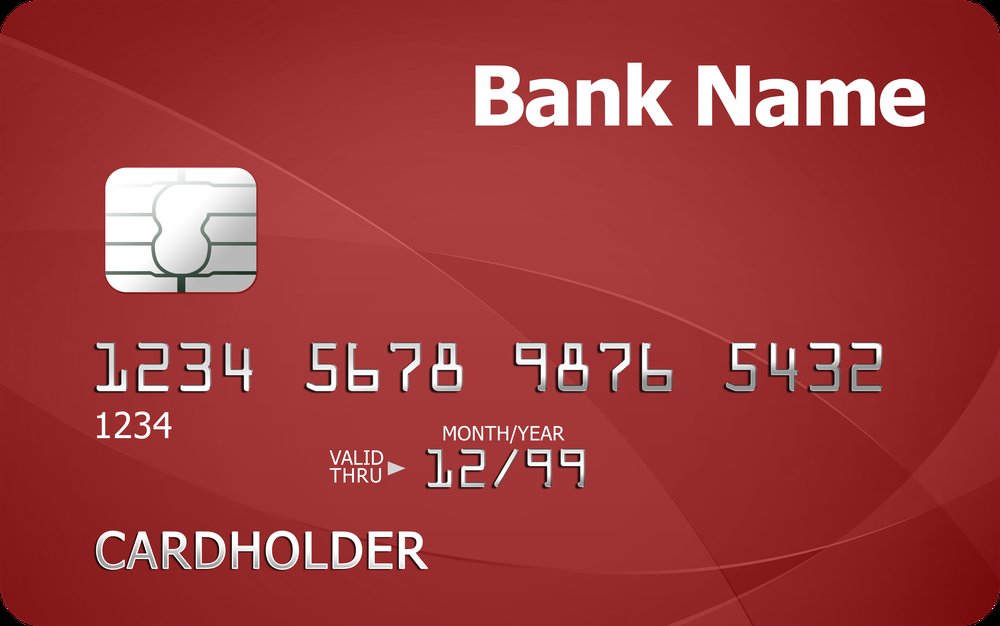
#> input picture pngimg2.png, 1000 x 626 px, shrunk from 4732 x 2962 before the run
$ python -i preprocess.py   (imports and definitions only)   (older library calls are emulated)
#> lines starting #> are read from the running program, lines starting #| are printed output that depends on the picture; after the words box and inside, x2 and y2 are one past the last pixel; in counts of white or black regions, pixels touching at a corner belong together
from __future__ import annotations

from dataclasses import dataclass
from typing import Dict, Tuple

import cv2
import numpy as np


@dataclass
class PreprocessOutput:
    image: np.ndarray
    roi_bbox: Tuple[int, int, int, int]
    forward_matrix: np.ndarray | None
    inverse_matrix: np.ndarray | None
    used_warp: bool
    trace: Dict[str, object]


def preprocess_document_region(
    image: np.ndarray,
    bbox: Tuple[float, float, float, float] | None = None,
    padding_ratio: float = 0.08,
) -> PreprocessOutput:
    height, width = image.shape[:2]
    x1, y1, x2, y2 = (0, 0, width, height)
    if bbox is not None:
        x1, y1, x2, y2 = _clamp_box(bbox, width, height)
        pad_w = int((x2 - x1) * padding_ratio)
        pad_h = int((y2 - y1) * padding_ratio)
        x1 = max(0, x1 - pad_w)
        y1 = max(0, y1 - pad_h)
        x2 = min(width, x2 + pad_w)
        y2 = min(height, y2 + pad_h)
    roi = image[y1:y2, x1:x2].copy()
    forward_matrix = None
    inverse_matrix = None
    used_warp = False

    warped, forward_matrix, inverse_matrix, used_warp = _warp_roi(roi)
    processed, trace = _normalize_image(warped)
    quality = _quality_metrics(roi if not used_warp else warped)
    trace.update(
        {
            "roi_bbox": (x1, y1, x2, y2),
            "used_warp": used_warp,
            "quality": quality,
        }
    )

    return PreprocessOutput(
        image=processed,
        roi_bbox=(x1, y1, x2, y2),
        forward_matrix=forward_matrix,
        inverse_matrix=inverse_matrix,
        used_warp=used_warp,
        trace=trace,
    )


# [19 lines left out: functions map_page_box_to_normalized, map_normalized_box_to_page, not called in this run]


def _warp_roi(roi: np.ndarray):
    gray = cv2.cvtColor(roi, cv2.COLOR_BGR2GRAY) if roi.ndim == 3 else roi
    blur = cv2.GaussianBlur(gray, (5, 5), 0)
    edges = cv2.Canny(blur, 40, 120)
    contours, _ = cv2.findContours(edges, cv2.RETR_LIST, cv2.CHAIN_APPROX_SIMPLE)
    contours = sorted(contours, key=cv2.contourArea, reverse=True)

    forward_matrix = None
    inverse_matrix = None
    used_warp = False
    if not contours:
        return roi, forward_matrix, inverse_matrix, used_warp

    for contour in contours[:5]:
        perimeter = cv2.arcLength(contour, True)
        approx = cv2.approxPolyDP(contour, 0.02 * perimeter, True)
        if len(approx) != 4:
            continue
        pts = approx.reshape(4, 2).astype(np.float32)
        ordered = _order_points(pts)
        (tl, tr, br, bl) = ordered
        width_top = np.linalg.norm(tr - tl)
        width_bottom = np.linalg.norm(br - bl)
        height_left = np.linalg.norm(bl - tl)
        height_right = np.linalg.norm(br - tr)
        max_width = int(max(width_top, width_bottom))
        max_height = int(max(height_left, height_right))
        if max_width < 10 or max_height < 10:
            continue
        dst = np.array(
            [[0, 0], [max_width - 1, 0], [max_width - 1, max_height - 1], [0, max_height - 1]],
            dtype=np.float32,
        )
        forward_matrix = cv2.getPerspectiveTransform(ordered, dst)
        inverse_matrix = cv2.getPerspectiveTransform(dst, ordered)
        warped = cv2.warpPerspective(roi, forward_matrix, (max_width, max_height))
        used_warp = True
        return warped, forward_matrix, inverse_matrix, used_warp

    return roi, forward_matrix, inverse_matrix, used_warp


def _normalize_image(warped: np.ndarray) -> Tuple[np.ndarray, Dict[str, object]]:
    gray = cv2.cvtColor(warped, cv2.COLOR_BGR2GRAY) if warped.ndim == 3 else warped
    clahe = cv2.createCLAHE(clipLimit=2.0, tileGridSize=(8, 8))
    enhanced = clahe.apply(gray)
    denoised = cv2.fastNlMeansDenoising(enhanced, None, h=3, templateWindowSize=7, searchWindowSize=21)

    method = "adaptive_gaussian"
    try:
        thresh = cv2.adaptiveThreshold(
            denoised,
            255,
            cv2.ADAPTIVE_THRESH_GAUSSIAN_C,
            cv2.THRESH_BINARY,
            31,
            5,
        )
    except Exception:
        method = "otsu"
        _, thresh = cv2.threshold(denoised, 0, 255, cv2.THRESH_BINARY + cv2.THRESH_OTSU)
    final = cv2.bitwise_and(denoised, thresh)

    blur_score = float(cv2.Laplacian(denoised, cv2.CV_64F).var())
    skew_angle = _estimate_skew(denoised)

    trace = {
        "blur_score": blur_score,
        "skew_angle": skew_angle,
        "used_threshold": True,
        "threshold_method": method,
    }
    return final, trace


def _estimate_skew(image: np.ndarray) -> float:
    edges = cv2.Canny(image, 50, 150)
    lines = cv2.HoughLinesP(edges, 1, np.pi / 180.0, threshold=60, minLineLength=image.shape[1] * 0.5, maxLineGap=20)
    if lines is None:
        return 0.0
    angles = []
    for line in lines[:20]:
        x1, y1, x2, y2 = line[0]
        angle = np.degrees(np.arctan2(y2 - y1, x2 - x1))
        if -45 <= angle <= 45:
            angles.append(angle)
    if not angles:
        return 0.0
    return float(np.median(angles))


def _quality_metrics(image: np.ndarray) -> Dict[str, object]:
    if image.ndim == 2:
        color = cv2.cvtColor(image, cv2.COLOR_GRAY2BGR)
    else:
        color = image
    hsv = cv2.cvtColor(color, cv2.COLOR_BGR2HSV)
    lower1 = np.array([0, 30, 60], dtype=np.uint8)
    upper1 = np.array([25, 160, 255], dtype=np.uint8)
    lower2 = np.array([160, 30, 60], dtype=np.uint8)
    upper2 = np.array([180, 160, 255], dtype=np.uint8)
    mask1 = cv2.inRange(hsv, lower1, upper1)
    mask2 = cv2.inRange(hsv, lower2, upper2)
    skin_mask = cv2.bitwise_or(mask1, mask2)
    skin_ratio = float(cv2.countNonZero(skin_mask)) / float(skin_mask.size or 1)

    gray = cv2.cvtColor(color, cv2.COLOR_BGR2GRAY)
    dark_ratio = float(np.sum(gray < 25)) / float(gray.size or 1)
    bright_ratio = float(np.sum(gray > 230)) / float(gray.size or 1)
    occlusion_ratio = max(skin_ratio, dark_ratio)

    return {
        "skin_ratio": round(skin_ratio, 4),
        "dark_ratio": round(dark_ratio, 4),
        "bright_ratio": round(bright_ratio, 4),
        "occlusion_ratio": round(occlusion_ratio, 4),
        "occlusion_suspected": occlusion_ratio > 0.12,
    }


# [32 lines left out: functions _order_points, _bbox_to_points, _points_to_bbox, _clamp_box, not called in this run]


__all__ = [
    "PreprocessOutput",
    "preprocess_document_region",
    "map_page_box_to_normalized",
    "map_normalized_box_to_page",
]

>>> import cv2
>>> picture = cv2.imread('../../pngimg2.png')
#> picture is the input picture: shape (626, 1000, 3); mean B, G, R 60.5, 59.6, 157.8
>>> result = preprocess_document_region(picture)
#> in _warp_roi, `edges = cv2.Canny(blur, 40, 120)`:
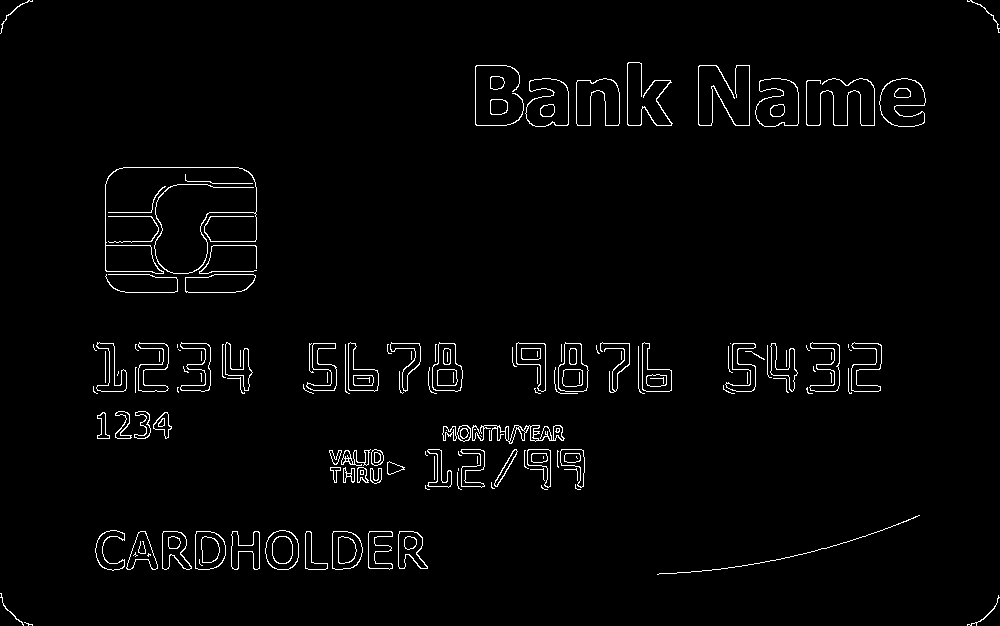
#> edges: shape (626, 1000); 2.2% white in thin lines or dots
#> in _warp_roi, `contours, _ = cv2.findContours(edges, cv2.RETR_LIST, cv2.CHAIN_APPROX_..`: contours = 257 contours, 99 with area under 20; largest, box (x1, y1, x2, y2) and area: (755, 78, 799, 127) 1616, (525, 78, 569, 127) 1612, (755, 78, 799, 127) 1592, (525, 78, 569, 127) 1581, (879, 78, 926, 127) 1575
#> the loop in _warp_roi, `for contour in contours[:5]:` made 5 passes
#> perimeter on passes 1 to 5: 216.2, 215.1, 214.5, 214.4, 224
#> in preprocess_document_region, `warped, forward_matrix, inverse_matrix, used_warp = _warp_roi(roi)`: used_warp = False
#> in _normalize_image, `enhanced = clahe.apply(gray)`:
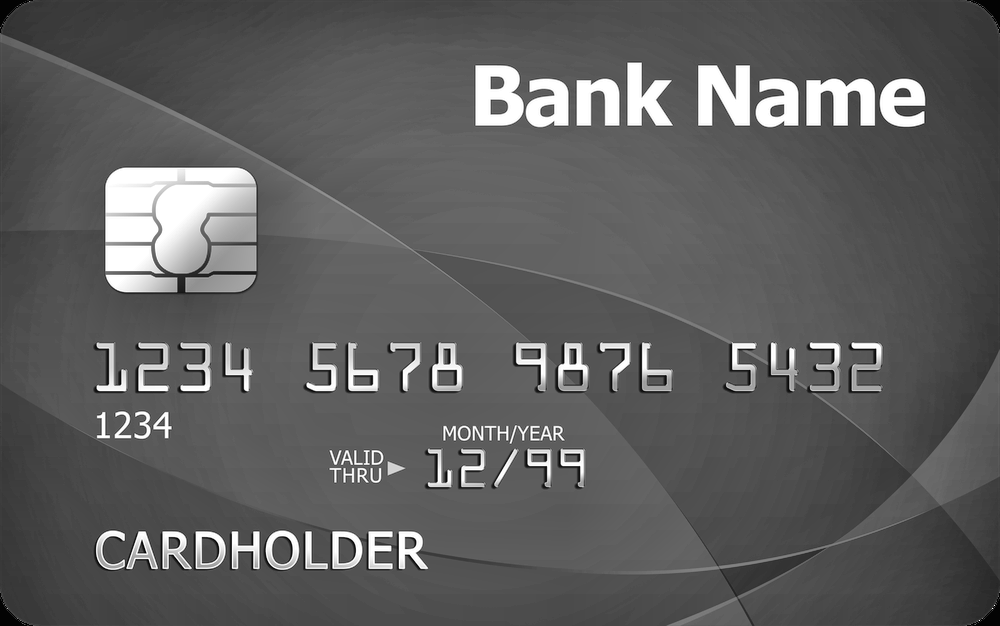
#> enhanced: shape (626, 1000); min 2, max 255, mean 94
#> in _normalize_image, `thresh = cv2.adaptiveThreshold( denoised, 255, cv2.ADAPTIVE_THRESH_GAU..`:
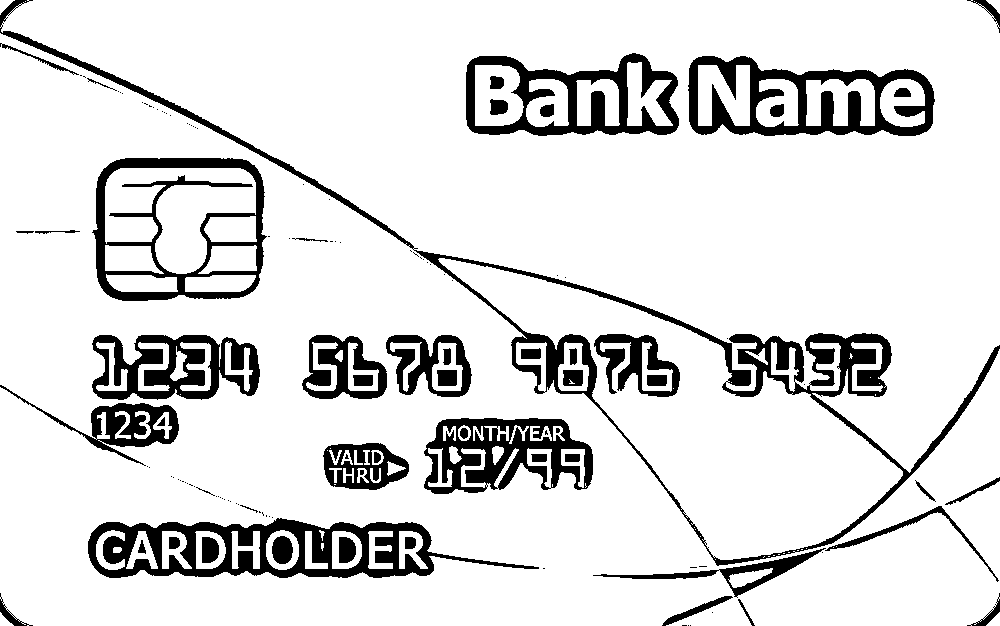
#> thresh: shape (626, 1000); 86.8% white; 127 black regions (76 under 20 px), largest, box (x1, y1, x2, y2) and area: (0, 0, 1000, 566) 15481, (88, 518, 539, 578) 10628, (688, 56, 935, 136) 8172
#> in _normalize_image, `final = cv2.bitwise_and(denoised, thresh)`:
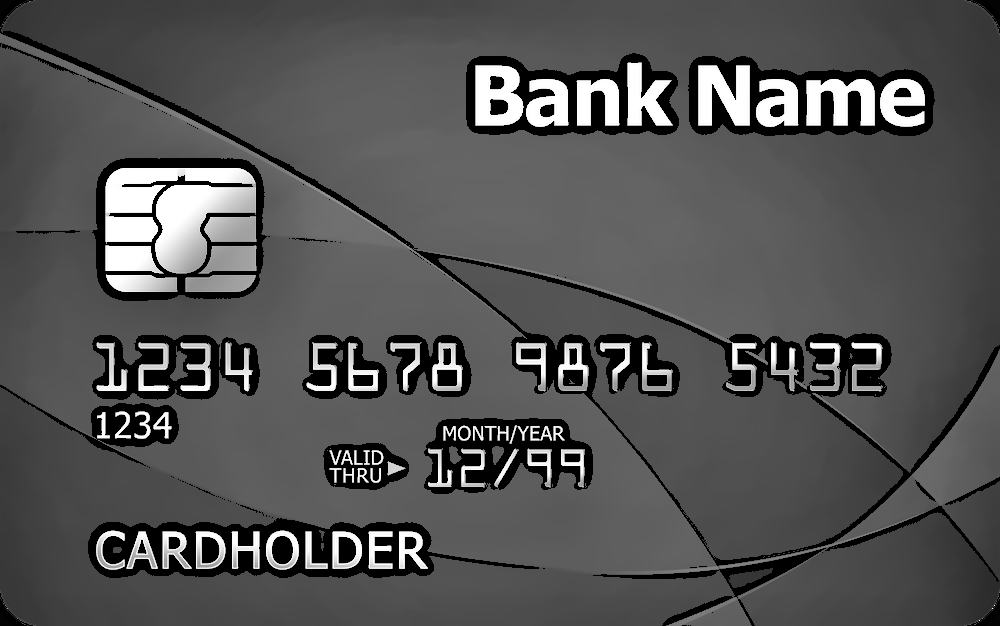
#> final: shape (626, 1000); min 0, max 255, mean 83.4
#> in _normalize_image, `blur_score = float(cv2.Laplacian(denoised, cv2.CV_64F).var())`: blur_score = 825.1
#> in _estimate_skew, `edges = cv2.Canny(image, 50, 150)`:
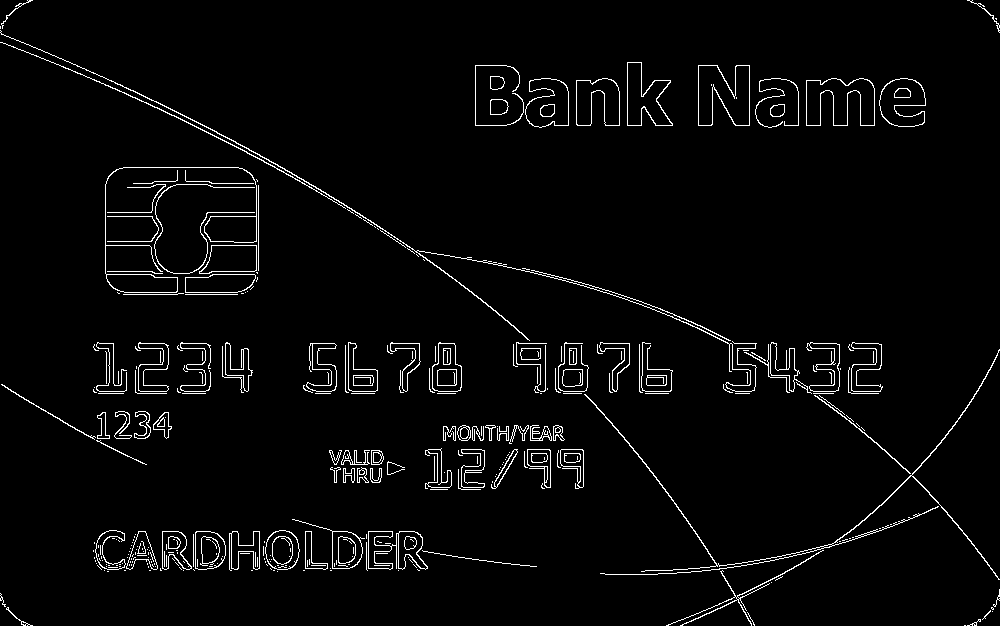
#> edges: shape (626, 1000); 3.1% white in thin lines or dots
#> in _estimate_skew, `lines = cv2.HoughLinesP(edges, 1, np.pi / 180.0, threshold=60, minLine..`: lines = None
#> in _normalize_image, `skew_angle = _estimate_skew(denoised)`: skew_angle = 0
#> in _normalize_image, `trace = { "blur_score": blur_score, "skew_angle": skew_angle, "used_th..`: trace = {'blur_score': 825.1, 'skew_angle': 0, 'used_threshold': True, 'threshold_method': 'adaptive_gaussian'}
#> in _quality_metrics, `hsv = cv2.cvtColor(color, cv2.COLOR_BGR2HSV)`: hsv: shape (626, 1000, 3); mean H, S, V 2.8, 165.8, 157.8
#> in _quality_metrics, `mask1 = cv2.inRange(hsv, lower1, upper1)`: mask1: shape (626, 1000); 2.2% white; 1193 white regions (1132 under 20 px), largest, box (x1, y1, x2, y2) and area: (193, 123, 523, 336) 6595, (419, 250, 733, 344) 797, (720, 536, 861, 568) 224
#> in _quality_metrics, `mask2 = cv2.inRange(hsv, lower2, upper2)`:
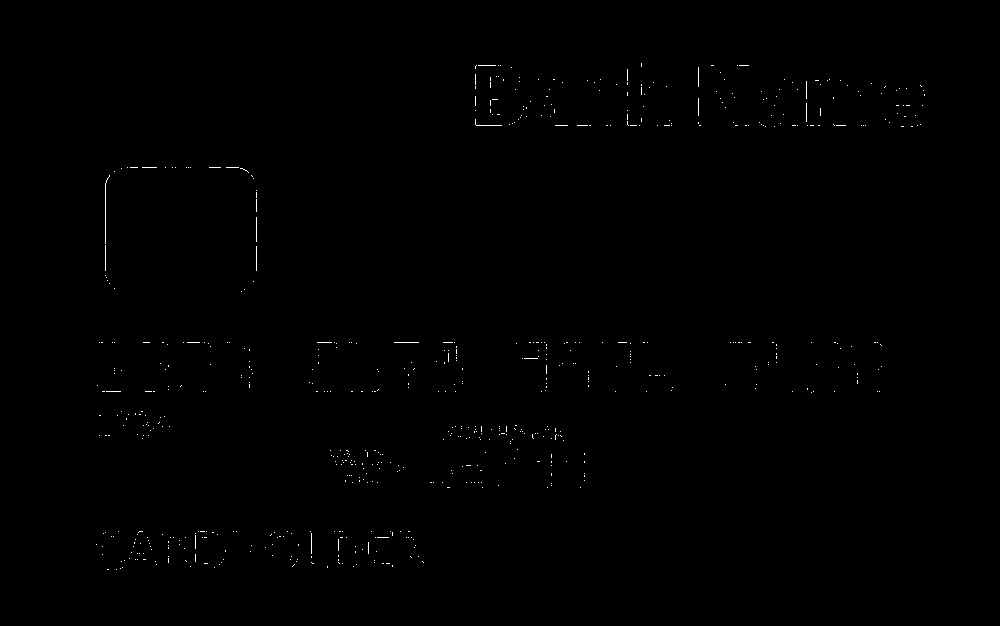
#> mask2: shape (626, 1000); 0.25% white in thin lines or dots, all inside (x1, y1, x2, y2) = (96, 63, 925, 570)
#> in _quality_metrics, `skin_mask = cv2.bitwise_or(mask1, mask2)`:
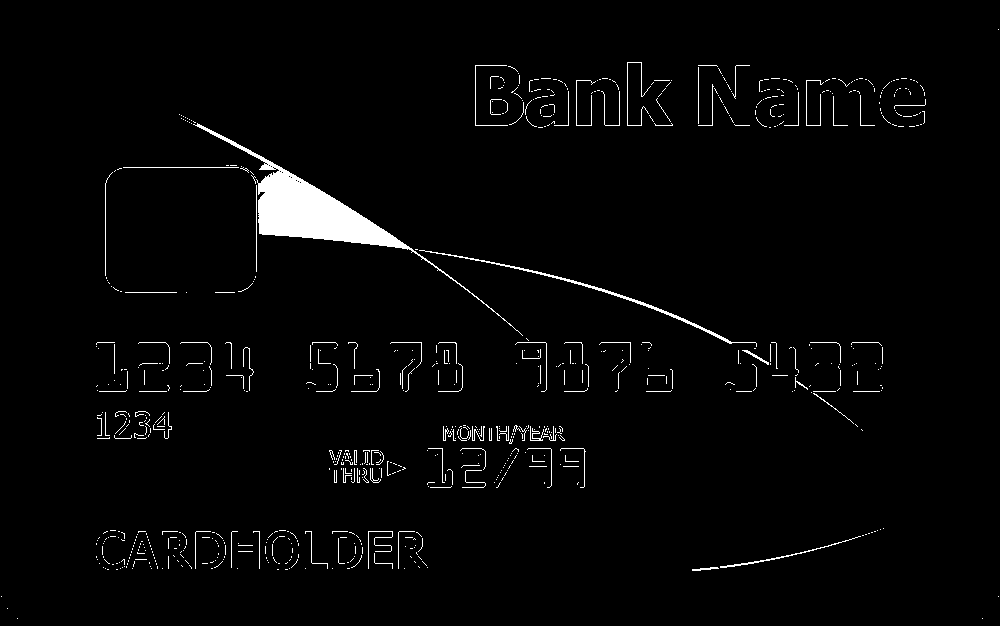
#> skin_mask: shape (626, 1000); 2.4% white; 776 white regions (670 under 20 px), largest, box (x1, y1, x2, y2) and area: (193, 123, 523, 336) 6595, (419, 250, 757, 347) 825, (720, 536, 861, 568) 224
#> in _quality_metrics, `skin_ratio = float(cv2.countNonZero(skin_mask)) / float(skin_mask.size..`: skin_ratio = 0.024
#> in _quality_metrics, `dark_ratio = float(np.sum(gray < 25)) / float(gray.size or 1)`: dark_ratio = 0.005
#> in _quality_metrics, `bright_ratio = float(np.sum(gray > 230)) / float(gray.size or 1)`: bright_ratio = 0.0514
#> in _quality_metrics, `occlusion_ratio = max(skin_ratio, dark_ratio)`: occlusion_ratio = 0.024
#> in preprocess_document_region, `quality = _quality_metrics(roi if not used_warp else warped)`: quality = {'skin_ratio': 0.024, 'dark_ratio': 0.005, 'bright_ratio': 0.0514, 'occlusion_ratio': 0.024, 'occlusion_suspected': False}
